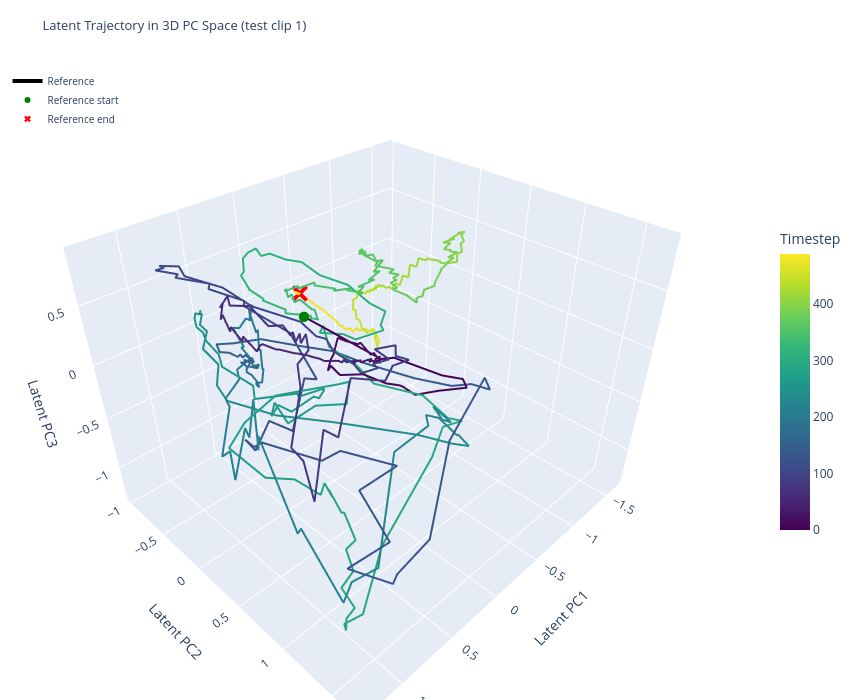

The cell this chart's notebook holds for it:
### Markdown cell above
## 3D PCA of Single-Clip Latent Trajectory

Fit PCA (3 components) on a single reference clip's latent trajectory, then
project the corresponding decoder-only and prior-decoder rollout latent
trajectories into the same space. Time-colored line segments show the
temporal evolution of each trajectory.

### Code cell
from sklearn.decomposition import PCA
import plotly.graph_objects as go

# ============ SELECT CLIP ============
CLIP_IDX = 1  # Index into the test set (0 to N-1)

ref_clip = do_ref_lat[CLIP_IDX]  # (T, latent_dim)
do_clip = do_rollout_lat[CLIP_IDX]  # (T, latent_dim)
pd_clip = pd_rollout_lat[CLIP_IDX]  # (T, latent_dim)

T = ref_clip.shape[0]
print(f"Clip {CLIP_IDX}: {T} timesteps, latent_dim={ref_clip.shape[-1]}")

# ============ FIT PCA ON REFERENCE CLIP ============
pca3d = PCA(n_components=3)
ref_proj = pca3d.fit_transform(ref_clip)  # (T, 3)
do_proj = pca3d.transform(do_clip)  # (T, 3)
pd_proj = pca3d.transform(pd_clip)  # (T, 3)

explained = pca3d.explained_variance_ratio_
print(
    f"PCA explained variance: PC1={explained[0]:.1%}, PC2={explained[1]:.1%}, PC3={explained[2]:.1%} (total={sum(explained):.1%})"
)

# ============ INTERACTIVE 3D PLOT ============
fig = go.Figure()
timesteps = np.arange(T)

# --- Reference trajectory (viridis, colored by time) ---
fig.add_trace(
    go.Scatter3d(
        x=ref_proj[:, 0],
        y=ref_proj[:, 1],
        z=ref_proj[:, 2],
        mode="lines",
        line=dict(
            color=timesteps,
            colorscale="Viridis",
            width=4,
            colorbar=dict(title="Timestep", x=1.02, len=0.5),
        ),
        name="Reference",
        hovertemplate="t=%{customdata}<br>PC1=%{x:.2f}<br>PC2=%{y:.2f}<br>PC3=%{z:.2f}",
        customdata=timesteps,
    )
)
fig.add_trace(
    go.Scatter3d(
        x=[ref_proj[0, 0]],
        y=[ref_proj[0, 1]],
        z=[ref_proj[0, 2]],
        mode="markers",
        marker=dict(size=6, color="green", symbol="circle"),
        name="Reference start",
        showlegend=True,
    )
)
fig.add_trace(
    go.Scatter3d(
        x=[ref_proj[-1, 0]],
        y=[ref_proj[-1, 1]],
        z=[ref_proj[-1, 2]],
        mode="markers",
        marker=dict(size=6, color="red", symbol="x"),
        name="Reference end",
        showlegend=True,
    )
)

# --- Decoder-Only trajectory (Oranges, colored by time) ---
# fig.add_trace(
#     go.Scatter3d(
#         x=do_proj[:, 0], y=do_proj[:, 1], z=do_proj[:, 2],
#         mode="lines",
#         line=dict(color=timesteps, colorscale="Oranges", width=4),
#         name="Decoder-Only",
#         hovertemplate="t=%{customdata}<br>PC1=%{x:.2f}<br>PC2=%{y:.2f}<br>PC3=%{z:.2f}",
#         customdata=timesteps,
#     )
# )
# fig.add_trace(
#     go.Scatter3d(
#         x=[do_proj[0, 0]], y=[do_proj[0, 1]], z=[do_proj[0, 2]],
#         mode="markers", marker=dict(size=6, color="orange", symbol="circle"),
#         name="Decoder-Only start", showlegend=True,
#     )
# )
# fig.add_trace(
#     go.Scatter3d(
#         x=[do_proj[-1, 0]], y=[do_proj[-1, 1]], z=[do_proj[-1, 2]],
#         mode="markers", marker=dict(size=6, color="darkred", symbol="x"),
#         name="Decoder-Only end", showlegend=True,
#     )
# )

# # --- Prior-Decoder trajectory (Blues, colored by time) ---
# fig.add_trace(
#     go.Scatter3d(
#         x=pd_proj[:, 0], y=pd_proj[:, 1], z=pd_proj[:, 2],
#         mode="lines",
#         line=dict(color=timesteps, colorscale="Blues", width=4),
#         name="Prior-Decoder",
#         hovertemplate="t=%{customdata}<br>PC1=%{x:.2f}<br>PC2=%{y:.2f}<br>PC3=%{z:.2f}",
#         customdata=timesteps,
#     )
# )
# fig.add_trace(
#     go.Scatter3d(
#         x=[pd_proj[0, 0]], y=[pd_proj[0, 1]], z=[pd_proj[0, 2]],
#         mode="markers", marker=dict(size=6, color="deepskyblue", symbol="circle"),
#         name="Prior-Decoder start", showlegend=True,
#     )
# )
# fig.add_trace(
#     go.Scatter3d(
#         x=[pd_proj[-1, 0]], y=[pd_proj[-1, 1]], z=[pd_proj[-1, 2]],
#         mode="markers", marker=dict(size=6, color="darkblue", symbol="x"),
#         name="Prior-Decoder end", showlegend=True,
#     )
# )

fig.update_layout(
    title=dict(
        text=f"Latent Trajectory in 3D PC Space (test clip {CLIP_IDX})",
        font=dict(size=13),
    ),
    scene=dict(
        xaxis_title="Latent PC1",
        yaxis_title="Latent PC2",
        zaxis_title="Latent PC3",
    ),
    width=850,
    height=700,
    legend=dict(x=0.01, y=0.99, font=dict(size=10)),
    margin=dict(l=0, r=0, t=60, b=0),
)
fig.show()

### Figure 1 — Plotly figure (JSON) as saved in the notebook; plotly's stock layout.template omitted (floating-point values rounded to 4 significant figures; data arrays with more than 128 entries replaced by an {"elided": "..."} marker saying what was removed)
{"data": [{"customdata": {"elided": "490 int values"}, "hovertemplate": "t=%{customdata}<br>PC1=%{x:.2f}<br>PC2=%{y:.2f}<br>PC3=%{z:.2f}", "line": {"color": {"elided": "490 int values"}, "colorbar": {"len": 0.5, "title": {"text": "Timestep"}, "x": 1.02}, "colorscale": [[0, "#440154"], [0.1111, "#482878"], [0.2222, "#3e4989"], [0.3333, "#31688e"], [0.4444, "#26828e"], [0.5556, "#1f9e89"], [0.6667, "#35b779"], [0.7778, "#6ece58"], [0.8889, "#b5de2b"], [1, "#fde725"]], "width": 4}, "mode": "lines", "name": "Reference", "type": "scatter3d", "x": {"elided": "490 float values"}, "y": {"elided": "490 float values"}, "z": {"elided": "490 float values"}}, {"marker": {"color": "green", "size": 6, "symbol": "circle"}, "mode": "markers", "name": "Reference start", "showlegend": true, "type": "scatter3d", "x": [0.01606], "y": [-0.2525], "z": [0.1746]}, {"marker": {"color": "red", "size": 6, "symbol": "x"}, "mode": "markers", "name": "Reference end", "showlegend": true, "type": "scatter3d", "x": [-0.3934], "y": [-0.7998], "z": [0.005582]}], "layout": {"height": 700, "legend": {"font": {"size": 10}, "x": 0.01, "y": 0.99}, "margin": {"b": 0, "l": 0, "r": 0, "t": 60}, "scene": {"xaxis": {"title": {"text": "Latent PC1"}}, "yaxis": {"title": {"text": "Latent PC2"}}, "zaxis": {"title": {"text": "Latent PC3"}}}, "title": {"font": {"size": 13}, "text": "Latent Trajectory in 3D PC Space (test clip 1)"}, "width": 850}}
